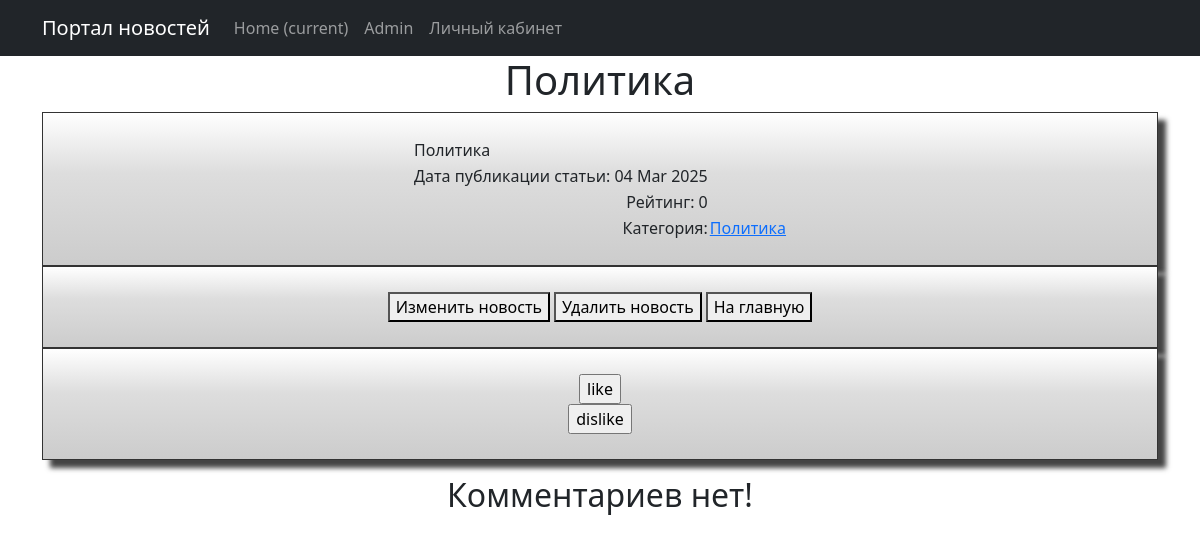
Screenshot of /24 with the database file from the repository.
### news/models.py (models this page shows, shortened)
class Post(models.Model):
    news = "NW"
    article = "AR"
    POSITIONS = [(news, "Новость"),
                 (article, "Статья")]
    autor_id = models.ForeignKey(Author, on_delete=models.CASCADE)
    type = models.CharField(max_length = 2, choices=POSITIONS, default=news)
    date_time = models.DateTimeField(auto_now_add=True)
    category = models.ManyToManyField("Category", through="PostCategory")
    title_news = models.CharField(max_length = 128)
    text_news = models.TextField()
    rating_post = models.IntegerField(default = 0)

class Category(models.Model):
    category = models.CharField(max_length=64, unique=True)
    subscribers = models.ManyToManyField(User, blank=True, related_name="categories")
    def __str__(self):
        return self.category

### news/views.py (the view)
# urls.py: path('<int:pk>', PostDetail.as_view(), name="news_detail"),
class PostDetail(DetailView):
    model = Post
    template_name = 'post.html'
    context_object_name = 'post'
    def get_context_data(self, **kwargs):
        publication = self.get_object()
        context = super().get_context_data(**kwargs)
        context['update_news'] = (publication.type == "NW")
        context['update_article'] = (publication.type == "AR")
        context['comments'] = Comment.objects.filter(post_id=publication.pk)
        return context

### news/templatetags/custom_filters.py (called while the page is built)
def stripping(text):
    word = ''
    for i in text:
        if i.isalpha():
            word += i
    return word.lower()

@register.filter()
def censor(text):
    list_censor = [str(i) for i in Censorship.objects.all()]
    for word in text.split():
        format_word = stripping(word)
        if format_word in list_censor:
            cencore_word = format_word[0] + "*" * (len(word) - 1)
            text = text.replace(delete_symbol_l_r(word), cencore_word)
    return text

### templates/post.html (shortened to what this page needs)
{% extends 'flatpages/default.html' %}
{% load custom_filters %}
{% block content %}
<h1>{{ post.title_news | censor }}</h1>
        <div class="shadowbox">
                <table align="center">
                    <tr><td align="left">{{ post.text_news | censor }}</td></tr>
                    <tr><td align="right"> Дата публикации статьи: {{ post.date_time | date:'d M Y' }}</td></tr>
                    <tr><td align="right"> Рейтинг: {{ post.rating_post }}</td></tr>
                    <tr>
                        <td align="right"> Категория:</td>
                        <td>
                            {% for category in post.category.all %}
                            <a href="{% url 'category_list' category.id %}"> {{category}}</a>
                            {% endfor %}
                        </td>
                    </tr>
                </table>
        </div>
        <div class="shadowbox">
                <table align="center">
                    <tr>
                        <td align="center">
                            {% if update_news %}
                                    <form action="{% url 'news_edit' post.pk %}"> <button>Изменить новость</button> </form>
                            {% endif %}
                        </td>
                        <td align="center">
                        </td>
                        <td align="center">
                            {% if update_news %}
                                    <form action="{% url 'news_delete' post.pk %}"> <button>Удалить новость</button> </form>
                            {% endif %}
                        </td>
                        <td align="center">
                        </td>
                        <td align="center">
                            <form action="{% url 'news_list' %}">
                                <button>На главную</button>
                            </form>
                        </td>
                    </tr>
                </table>
        </div>
        <div class="shadowbox">
                <table align="center">
                    <tr>
                        <td align="center">
                            <form action="{% url 'like_dislike' post.pk %}" method="post">
                                <input type="submit" value="like">
                            </form>
                            <form action="{% url 'like_dislike' post.pk %}" method="post">
                                <input type="submit" value="dislike">
                            </form>
                        </td>
                    </tr>
                </table>
        </div>
<div>
    <p>
        {% if comments %}
            <table border="3" cellpadding="4" cellspacing="1">
                <tr>
                    <td align="left">Текст комментария</td>
                    <td align="left">Дата</td>
                    <td align="left">Автор</td>
                    <td align="left">Рейтинг комментария</td>
                </tr>
                {% for comment in comments%}
                <tr>
                    <td>{{ comment.text_comment }}</td>
                    <td>{{ comment.date_time | date:'d M Y' }}</td>
                    <td>{{ comment.user_id }}</td>
                    <td>{{ comment.rating_comments }}</td>
                </tr>
                {% endfor %}
            </table>
        {% else %}
        <h2>Комментариев нет!</h2>
        {% endif%}
    </p>
</div>
{% endblock content %}

### templates/post.html (style rules this page uses)
.shadowbox { width: 100%; margin: 0 auto; border: 1px solid #333; box-shadow: 8px 8px 5px #444; padding: 8px 12px; background-image: linear-gradient(180deg, #fff, #ddd 40%, #ccc); }

### rows the page displays
Post: title_news|censor "Политика", text_news|censor "Политика", date_time "04 Mar 2025", rating_post "0"
Category: category "Политика"
